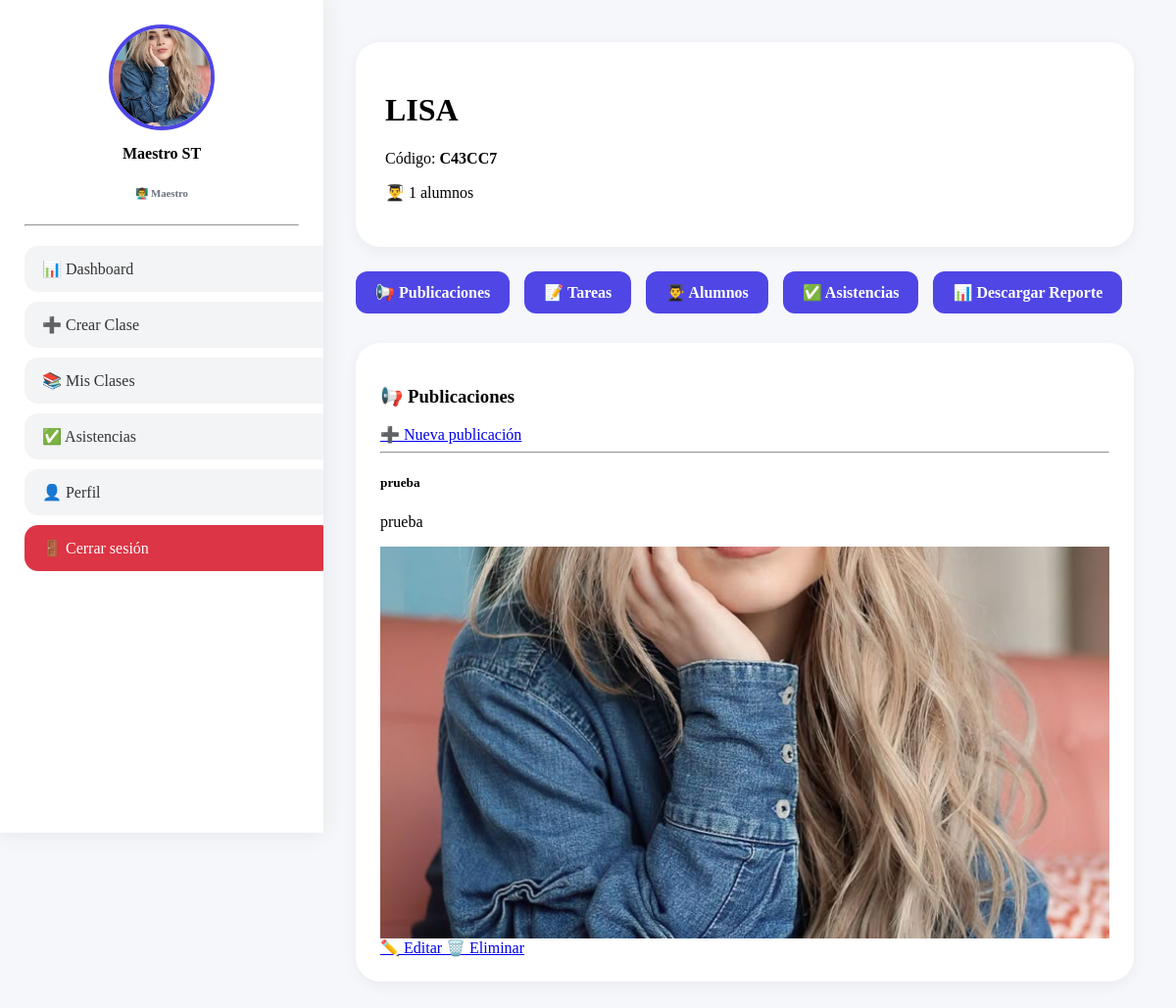
The app's page /profesor/clases/clase.php?id=6 (signed in) with its own data.
### tables this page shows
CREATE TABLE `usuarios` (
  `id` int(11) NOT NULL,
  `nombre` varchar(100) DEFAULT NULL,
  `correo` varchar(100) DEFAULT NULL,
  `password` varchar(255) DEFAULT NULL,
  `rol` enum('alumno','maestro') DEFAULT 'alumno',
  `xp` int(11) DEFAULT 0,
  `nivel` int(11) DEFAULT 1,
  `foto` varchar(255) DEFAULT NULL,
  `semestre` varchar(20) DEFAULT NULL,
  `grupo` varchar(20) DEFAULT NULL
);

CREATE TABLE `clases` (
  `id` int(11) NOT NULL,
  `nombre` varchar(100) DEFAULT NULL,
  `codigo` varchar(20) DEFAULT NULL,
  `maestro_id` int(11) DEFAULT NULL,
  `portada` varchar(255) DEFAULT NULL,
  `color` varchar(20) DEFAULT NULL,
  `imagen` varchar(255) DEFAULT NULL,
  `descripcion` text DEFAULT NULL
);

CREATE TABLE `publicaciones` (
  `id` int(11) NOT NULL,
  `clase_id` int(11) DEFAULT NULL,
  `titulo` varchar(255) DEFAULT NULL,
  `descripcion` text DEFAULT NULL,
  `tipo` varchar(50) DEFAULT NULL,
  `imagen` text DEFAULT NULL,
  `link` text DEFAULT NULL,
  `created_at` timestamp NULL DEFAULT current_timestamp()
);

### profesor/clases/clase.php (the view, shortened to what this page needs)
<?php
include '../../includes/conexion.php';
include '../../includes/sidebar_maestro.php';
$id_clase = intval($_GET['id']);
$clase = mysqli_fetch_assoc(
    mysqli_query(
        $conexion,
        "SELECT *
         FROM clases
         WHERE id = $id_clase"
    )
);
$totalAlumnos = mysqli_num_rows(
    mysqli_query(
        $conexion,
        "SELECT *
         FROM alumnos_clases
         WHERE clase_id = $id_clase"
    )
);
$tab = $_GET['tab'] ?? 'publicaciones';
?>
<!DOCTYPE html>
<html lang="es">
<head>
</head>
<body>
    <div class="content">
        <div class="card-clase">
            <h1>
                <?= $clase['nombre'] ?>
            </h1>
            <p>
                Código:
                <strong>
                    <?= $clase['codigo'] ?>
                </strong>
            </p>
            <p>
                👨‍🎓 <?= $totalAlumnos ?> alumnos
            </p>
        </div>
        <div class="menu-admin">
            <a href="?id=<?= $id_clase ?>&tab=publicaciones">
                📢 Publicaciones
            </a>
            <a href="?id=<?= $id_clase ?>&tab=tareas">
                📝 Tareas
            </a>
            <a href="?id=<?= $id_clase ?>&tab=alumnos">
                👨‍🎓 Alumnos
            </a>
            <a href="?id=<?= $id_clase ?>&tab=asistencias">
                ✅ Asistencias
            </a>
            <a href="../reportes/excel.php?id=<?= $id_clase ?>" class="btn btn-success">
                📊 Descargar Reporte
            </a>
        </div>
        <div class="panel">
            <?php
            if ($tab == 'publicaciones') {
                ?>
                <h3>📢 Publicaciones</h3>
                <a href="../publicaciones/crear.php?id_clase=<?= $id_clase ?>" class="btn btn-primary mb-3">
                    ➕ Nueva publicación
                </a>
                <hr>
                <?php
                $publicaciones = mysqli_query(
                    $conexion,
                    "SELECT *
     FROM publicaciones
     WHERE clase_id = $id_clase
     ORDER BY id DESC"
                );
                while ($p = mysqli_fetch_assoc($publicaciones)):
                    ?>
                    <div class="card mb-3">
                        <div class="card-body">
                            <h5>
                                <?= htmlspecialchars($p['titulo']) ?>
                            </h5>
                            <p>
                                <?= nl2br(htmlspecialchars($p['descripcion'])) ?>
                            </p>
                            <?php if (!empty($p['imagen'])): ?>
                                <img src="../uploads/publicaciones/<?= htmlspecialchars($p['imagen']) ?>"
                                    class="img-fluid rounded mb-3" style="
        max-height:400px;
        width:100%;
        object-fit:cover;">
                            <?php endif; ?>
                            <a href="../publicaciones/editar.php?id=<?= $p['id'] ?>" class="btn btn-warning btn-sm">
                                ✏️ Editar
                            </a>
                            <a href="../publicaciones/eliminar.php?id=<?= $p['id'] ?>" class="btn btn-danger btn-sm"
                                onclick="return confirm('¿Eliminar esta publicación?')">
                                🗑️ Eliminar
                            </a>
                        </div>
                    </div>
                <?php endwhile; ?>
                <?php
            }
            ?>
        </div>
</body>
</html>

### includes/sidebar_maestro.php (shortened to what this page needs)
<?php
include_once __DIR__.'/conexion.php';
$id_usuario = $_SESSION['id'];
$usuario = mysqli_fetch_assoc(
    mysqli_query(
        $conexion,
        "SELECT *
         FROM usuarios
         WHERE id=$id_usuario"
    )
);
$protocolo = isset($_SERVER['HTTPS']) ? 'https' : 'http';
$rutaBase =
$protocolo .
'://' .
$_SERVER['HTTP_HOST'] .
'/';
?>
<div class="sidebar">
    <img
    class="foto-perfil"
    src="<?= !empty($usuario['foto'])
? $rutaBase.'../profesor/uploads/perfil/'.$usuario['foto']
: 'https://ui-avatars.com/api/?name='.urlencode($usuario['nombre']).'&background=4f46e5&color=ffffff'
?>"
    alt="Perfil">
    <h4>
        <?= htmlspecialchars($usuario['nombre']) ?>
    </h4>
    <h6>
        👨‍🏫 Maestro
    </h6>
    <hr>
  <a href="<?= $rutaBase ?>/profesor/dashboard.php" class="btn-menu">
    📊 Dashboard
</a>
<a href="<?= $rutaBase ?>/profesor/clases/crear.php" class="btn-menu">
    ➕ Crear Clase
</a>
<a href="<?= $rutaBase ?>/profesor/clases/ver.php" class="btn-menu">
    📚 Mis Clases
</a>
<a href="<?= $rutaBase ?>/profesor/asistencias/historial.php" class="btn-menu">
    ✅ Asistencias
</a>
<a href="<?= $rutaBase ?>/profesor/perfil.php" class="btn-menu">
    👤 Perfil
</a>
<a href="<?= $rutaBase ?>/auth/logout.php" class="btn-menu btn-danger-menu">
    🚪 Cerrar sesión
</a>
</div>

### includes/sidebar_maestro.php (style rules this page uses)
.sidebar { position:fixed; top:0; left:0; width:280px; height:100vh; background:white; padding:25px; overflow-y:auto; box-shadow: 0 0 25px rgba(0,0,0,.08); z-index:1000; }
.foto-perfil { width:100px; height:100px; border-radius:50%; object-fit:cover; border:4px solid #4f46e5; display:block; margin:auto; }
.sidebar h4 { text-align:center; margin-top:15px; font-weight:700; }
.sidebar h6 { text-align:center; color:#6b7280; }
.btn-menu { display:block; width:100%; padding:14px 18px; margin-bottom:10px; border-radius:14px; text-decoration:none; color:#333; background:#f3f4f6; transition:.3s; }
.btn-danger-menu { background:#dc3545; color:white !important; }
.sidebar hr { margin:20px 0; }

### profesor/clases/clase.php (style rules this page uses)
body { background: #f5f7fb; }
.content { margin-left: 320px; padding: 35px; }
.card-clase { background: white; padding: 30px; border-radius: 25px; margin-bottom: 25px; box-shadow: 0 4px 15px rgba(0, 0, 0, .05); }
.menu-admin { display: flex; gap: 15px; flex-wrap: wrap; margin-bottom: 30px; }
.menu-admin a { text-decoration: none; background: #4f46e5; color: white; padding: 12px 20px; border-radius: 12px; font-weight: 600; }
.panel { background: white; padding: 25px; border-radius: 25px; box-shadow: 0 4px 15px rgba(0, 0, 0, .05); }

### records on screen
usuarios: foto (picture), nombre "Maestro ST"
clases: nombre "LISA", codigo "C43CC7"
publicaciones: titulo "prueba", descripcion "prueba", imagen (picture)

### other values on screen
$totalAlumnos "1"
